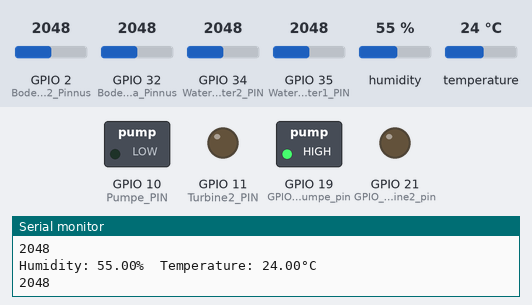
Simulated run of this sketch. Board: ESP32-S3. Parts: switched loads named in the sketch (green lamp = pin HIGH), output pins drawn as LEDs (lit = HIGH), the last lines printed to the serial monitor. The inputs (shaded band) are chosen by the test bench; at power-on: temperature 24 °C, GPIO 2 (BodenfeuchtigkeitsSensora2_Pinnus) = 2048, GPIO 32 (BodenfeuchtigkeitsSensora_Pinnus) = 2048, GPIO 34 (WaterNoWater2_PIN) = 2048, GPIO 35 (WaterNoWater1_PIN) = 2048, humidity 55 %.

Above: at 4.8 s.
4.9 s: temperature set to 24.7 °C
At 7.0 s:
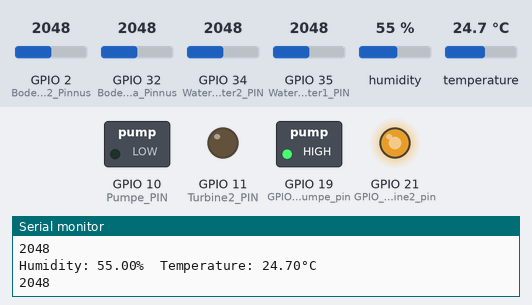
7.9 s: GPIO 2 (BodenfeuchtigkeitsSensora2_Pinnus) set to 1119
At 8.8 s:
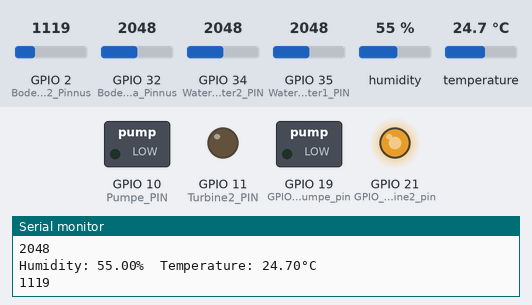
10.9 s: GPIO 2 (BodenfeuchtigkeitsSensora2_Pinnus) set to 995
At 12.5 s:
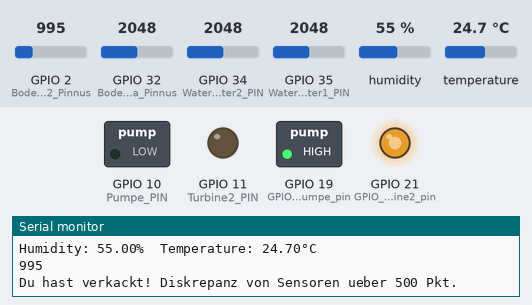
15.5 s: GPIO 32 (BodenfeuchtigkeitsSensora_Pinnus) set to 1919
At 17.5 s:
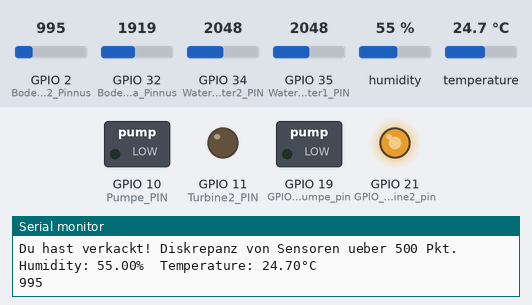
18.5 s: GPIO 32 (BodenfeuchtigkeitsSensora_Pinnus) set to 2866
At 21.3 s:
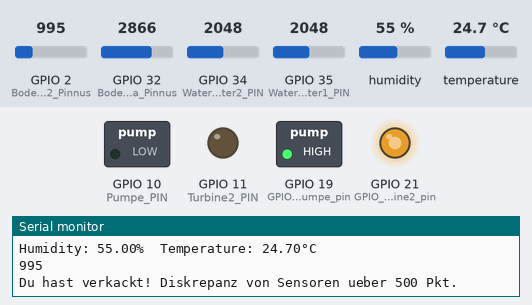
21.6 s: temperature set to 12 °C
At 23.1 s:
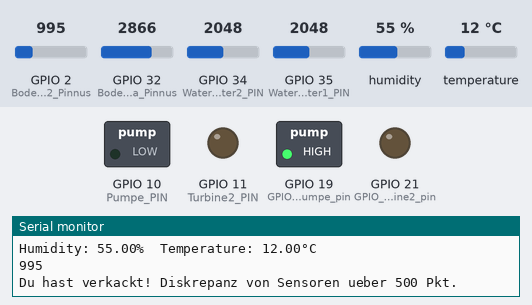
Timing chart, 0 to 24.6 s (numbered marks = the images above; inputs shaded):
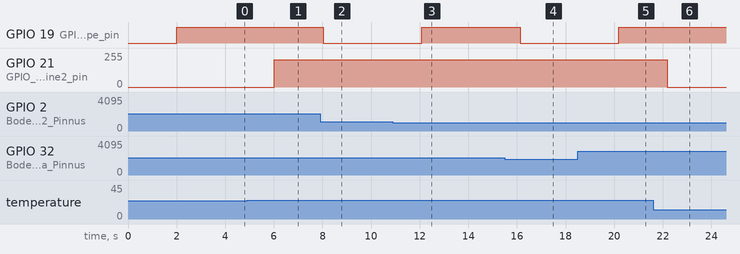

Measured:
- the behaviour switches between 24 and 24.1 °C on temperature (found by bisection; images 0 and 1)
- the behaviour switches between 1048 and 1047 on GPIO 2 (BodenfeuchtigkeitsSensora2_Pinnus) (found by bisection; images 2 and 3)
- the behaviour switches between 1994 and 1993 on GPIO 32 (BodenfeuchtigkeitsSensora_Pinnus) (found by bisection; images 3 and 4)
- after the input at 4.9 s, GPIO 21 (GPIO_Turbine2_pin): 0/255 → 203/255 after 1.1 s
- after the input at 7.9 s, GPIO 19 (GPIO_Pumpe_pin): HIGH → LOW after 0.12 s
- after the input at 10.9 s, GPIO 19 (GPIO_Pumpe_pin): LOW → HIGH after 1.2 s
- after the input at 15.5 s, GPIO 19 (GPIO_Pumpe_pin): HIGH → LOW after 0.63 s
- after the input at 18.5 s, GPIO 19 (GPIO_Pumpe_pin): LOW → HIGH after 1.7 s
- after the input at 21.6 s, GPIO 21 (GPIO_Turbine2_pin): 203/255 → 0/255 after 0.59 s

The sketch:

SHAB_-_07_-_PumpenSteuerung.ino
```cpp
//----- TemperatureSensor -----
  // Example testing sketch for various DHT humidity/temperature sensors written by ladyada
  // REQUIRES the following Arduino libraries:
  // - DHT Sensor Library: https://github.com/adafruit/DHT-sensor-library
  // - Adafruit Unified Sensor Lib: https://github.com/adafruit/Adafruit_Sensor

  #include "DHT.h"

  #define DHTPIN 4     // Digital pin connected to the DHT sensor
  // Feather HUZZAH ESP8266 note: use pins 3, 4, 5, 12, 13 or 14 --
  // Pin 15 can work but DHT must be disconnected during program upload.

  // Uncomment whatever type you're using!
  //#define DHTTYPE DHT11   // DHT 11
  #define DHTTYPE DHT22   // DHT 22  (AM2302), AM2321
  //#define DHTTYPE DHT21   // DHT 21 (AM2301)

  // Connect pin 1 (on the left) of the sensor to +5V
  // NOTE: If using a board with 3.3V logic like an Arduino Due connect pin 1
  // to 3.3V instead of 5V!
  // Connect pin 2 of the sensor to whatever your DHTPIN is
  // Connect pin 4 (on the right) of the sensor to GROUND
  // Connect a 10K resistor from pin 2 (data) to pin 1 (power) of the sensor
  DHT dht(DHTPIN, DHTTYPE);


//----- BodenfeuchtigkeitsSensor -----
  #define BodenfeuchtigkeitsSensora_Pinnus 32
  #define BodenfeuchtigkeitsSensora2_Pinnus 2  //33


//----- WasserDaWasserWegSensor -----
  #define WaterNoWater1_PIN 35
  #define WaterNoWater2_PIN 34

//----- Turbine -----
  //int Turbine1_PIN = 11;
  int turbnieValue = 0;
  //int GPIO_Turbine1_pin=21;
  int Turbine_Ch=1;
  int Turbine_Freq=1000;
  int Turbine_Res=8;

  int Turbine2_PIN = 11;
  int GPIO_Turbine2_pin=21;


//----- Pumpe -----

  int Pumpe_PIN = 10;
  int pumpeValue = 0;
  int GPIO_Pumpe_pin=19;
  int Pumpe_Ch=2;           // int Pumpe_Ch=2;
  int Pumpe_Freq=1000;
  int Pumpe_Res=8;


void setup() {

Serial.begin(9600);

//----- TemperatureSensor -----
  dht.begin();

//----- Turbine -----
  //pinMode(Turbine1_PIN,OUTPUT);
  pinMode(Turbine2_PIN,OUTPUT);
  //ledcAttachPin(GPIO_Turbine1_pin, Turbine_Ch);
  ledcAttachPin(GPIO_Turbine2_pin, Turbine_Ch);
  ledcSetup(Turbine_Ch, Turbine_Freq, Turbine_Res);


//----- Pumpe -----

  pinMode(Pumpe_PIN,OUTPUT);
  ledcAttachPin(GPIO_Pumpe_pin, Pumpe_Ch);

}

void loop() {

  delay(2000);

//----- TemperatureSensor -----
  // Reading temperature or humidity takes about 250 milliseconds!
  // Sensor readings may also be up to 2 seconds 'old' (its a very slow sensor)
  float humiditaVallus = dht.readHumidity();
  // Read temperature as Celsius (the default)
  float temperaturaVallus = dht.readTemperature();

  if (isnan(humiditaVallus) || isnan(temperaturaVallus)) {
    Serial.println(F("Failed to read from DHT sensor!"));
    return;
  }

  // Compute heat index in Celsius (isFahreheit = false)
  //float hic = dht.computeHeatIndex(t, h, false);

  Serial.print(F("Humidity: "));
  Serial.print(humiditaVallus);
  Serial.print(F("%  Temperature: "));
  Serial.print(temperaturaVallus);
  Serial.print(F("°C "));
  Serial.print('\n');
//----- END TemperatureSensor -----


//----- BodenfeuchtigkeitsSensor -----
  int mud1Vallus = analogRead(BodenfeuchtigkeitsSensora_Pinnus);
  int mud2Vallus = analogRead(BodenfeuchtigkeitsSensora2_Pinnus);
  //Serial.println(mud1Vallus);
  Serial.println(mud2Vallus);
//----- END BodenfeuchtigkeitsSensor -----


//----- WasserDaWasserWegSensor -----
  int waterNoWater1Value = analogRead(WaterNoWater1_PIN);
  int waterNoWater2Value = analogRead(WaterNoWater2_PIN);
  //Serial.println(waterNoWater1Value);
  //Serial.println(waterNoWater2Value);
//----- END WasserDaWasserWegSensor -----

//----- Turbine -----

   turbinenSteuerung(Turbine_Ch, temperaturaVallus);

//----- END Turbine -----


//----- Pumpe -----

   pumpenSteuerung(Pumpe_Ch, mud1Vallus, mud2Vallus);

//----- END Pumpe -----
}


void pumpenSteuerung(int Pumpe_ChUebergabe, int mud1Vallus, int mud2Vallus){
  int pumpeValue = 0;
  int mudVallusAvg = (mud1Vallus + mud2Vallus)/2;

  if(abs((mudVallusAvg - mud1Vallus)) > 500 || abs((mudVallusAvg - mud2Vallus)) > 500){
     Serial.println("Du hast verkackt! Diskrepanz von Sensoren ueber 500 Pkt.");
  }

  if(abs((mudVallusAvg - mud1Vallus)) < 500 && abs((mudVallusAvg - mud2Vallus)) < 500){
    if(mudVallusAvg > 1600){
      pumpeValue = 255;
    }
  }
  else if(mud1Vallus > 1800 || mud2Vallus > 1800){
    pumpeValue = 255;
  }

  ledcWrite(Pumpe_ChUebergabe, pumpeValue);
}

void turbinenSteuerung(int Turbine_ChUebergabe, float temperaturaVallusUebergabe){
  int turbinenValue = 0;

  if(temperaturaVallusUebergabe > 30.0){
    turbinenValue = 255;                 //100%
  }
  else if(temperaturaVallusUebergabe > 24.0){
    turbinenValue = 204;                 // 80%
  }

  ledcWrite(Turbine_ChUebergabe, turbinenValue);
}
```
